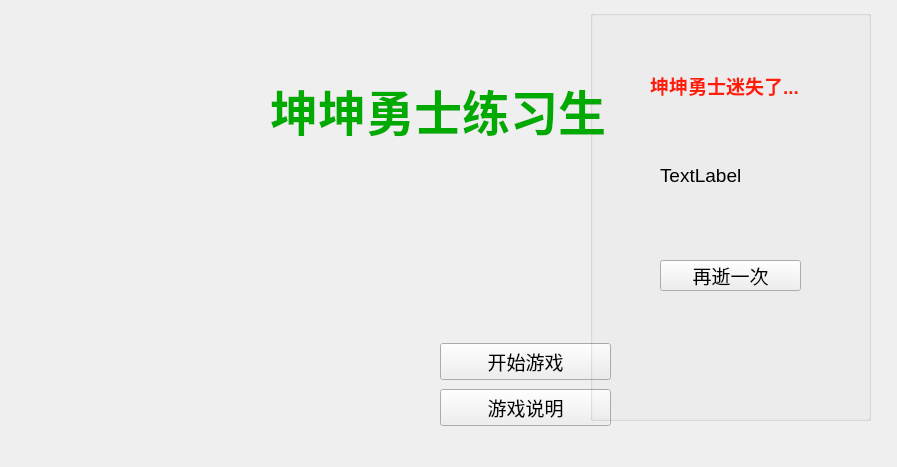
<?xml version="1.0" encoding="UTF-8"?>
<ui version="4.0">
 <class>Widget</class>
 <widget class="QWidget" name="Widget">
  <property name="geometry">
   <rect>
    <x>0</x>
    <y>0</y>
    <width>897</width>
    <height>467</height>
   </rect>
  </property>
  <property name="windowTitle">
   <string>Widget</string>
  </property>
  <widget class="QWidget" name="layoutWidget">
   <property name="geometry">
    <rect>
     <x>440</x>
     <y>340</y>
     <width>171</width>
     <height>91</height>
    </rect>
   </property>
   <layout class="QVBoxLayout" name="verticalLayout">
    <item>
     <widget class="QPushButton" name="startbtn">
      <property name="font">
       <font>
        <pointsize>14</pointsize>
       </font>
      </property>
      <property name="text">
       <string>开始游戏</string>
      </property>
     </widget>
    </item>
    <item>
     <widget class="QPushButton" name="infobtn">
      <property name="font">
       <font>
        <pointsize>14</pointsize>
       </font>
      </property>
      <property name="text">
       <string>游戏说明</string>
      </property>
     </widget>
    </item>
   </layout>
  </widget>
  <widget class="QGroupBox" name="groupBox">
   <property name="geometry">
    <rect>
     <x>590</x>
     <y>10</y>
     <width>281</width>
     <height>411</height>
    </rect>
   </property>
   <property name="font">
    <font>
     <pointsize>14</pointsize>
    </font>
   </property>
   <property name="toolTip">
    <string>&lt;html&gt;&lt;head/&gt;&lt;body&gt;&lt;p align=&quot;center&quot;&gt;&lt;span style=&quot; color:#55ffff;&quot;&gt;&lt;br/&gt;&lt;/span&gt;&lt;/p&gt;&lt;/body&gt;&lt;/html&gt;</string>
   </property>
   <property name="layoutDirection">
    <enum>Qt::LeftToRight</enum>
   </property>
   <property name="title">
    <string/>
   </property>
   <widget class="QPushButton" name="againbtn">
    <property name="geometry">
     <rect>
      <x>70</x>
      <y>250</y>
      <width>141</width>
      <height>31</height>
     </rect>
    </property>
    <property name="text">
     <string>再逝一次</string>
    </property>
   </widget>
   <widget class="QLabel" name="label">
    <property name="geometry">
     <rect>
      <x>60</x>
      <y>40</y>
      <width>161</width>
      <height>71</height>
     </rect>
    </property>
    <property name="text">
     <string>&lt;html&gt;&lt;head/&gt;&lt;body&gt;&lt;p&gt;&lt;span style=&quot; font-weight:600; color:#ff1c08;&quot;&gt;坤坤勇士迷失了...&lt;/span&gt;&lt;/p&gt;&lt;/body&gt;&lt;/html&gt;</string>
    </property>
   </widget>
   <widget class="QLabel" name="finalscore">
    <property name="geometry">
     <rect>
      <x>70</x>
      <y>140</y>
      <width>141</width>
      <height>51</height>
     </rect>
    </property>
    <property name="text">
     <string>TextLabel</string>
    </property>
   </widget>
  </widget>
  <widget class="QLabel" name="logo">
   <property name="geometry">
    <rect>
     <x>690</x>
     <y>40</y>
     <width>121</width>
     <height>151</height>
    </rect>
   </property>
   <property name="text">
    <string/>
   </property>
  </widget>
  <widget class="QLabel" name="label_2">
   <property name="geometry">
    <rect>
     <x>270</x>
     <y>50</y>
     <width>391</width>
     <height>121</height>
    </rect>
   </property>
   <property name="font">
    <font>
     <family>Poor Richard</family>
    </font>
   </property>
   <property name="toolTipDuration">
    <number>0</number>
   </property>
   <property name="frameShape">
    <enum>QFrame::NoFrame</enum>
   </property>
   <property name="frameShadow">
    <enum>QFrame::Plain</enum>
   </property>
   <property name="text">
    <string>&lt;html&gt;&lt;head/&gt;&lt;body&gt;&lt;p&gt;&lt;span style=&quot; font-size:36pt; font-weight:600; color:#00aa00;&quot;&gt;坤坤勇士练习生&lt;/span&gt;&lt;/p&gt;&lt;/body&gt;&lt;/html&gt;</string>
   </property>
  </widget>
  <widget class="QLabel" name="score">
   <property name="geometry">
    <rect>
     <x>20</x>
     <y>20</y>
     <width>91</width>
     <height>41</height>
    </rect>
   </property>
   <property name="text">
    <string/>
   </property>
  </widget>
  <zorder>layoutWidget</zorder>
  <zorder>logo</zorder>
  <zorder>label_2</zorder>
  <zorder>groupBox</zorder>
  <zorder>score</zorder>
 </widget>
 <resources/>
 <connections/>
</ui>
